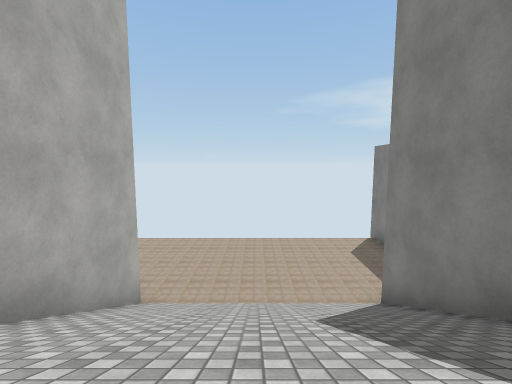
View 1 (above)

17 first-person views from a walk through a Unity game level. The camera is 1.3 m above the floor, tilts 6° down and sees 90° across. Doors are open. The floor is counted in squares, 2 m on a side. Each view is taken from the middle of a square. On the plan, view 1 faces up. The plan holds only what a view shows up to about 9 squares ahead; the rest is blank. The place goes on beyond the plan. The player character is not drawn. Some surface patterns are stand-ins.

View 2
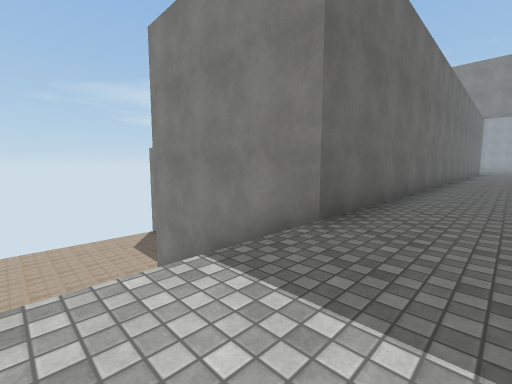

View 3
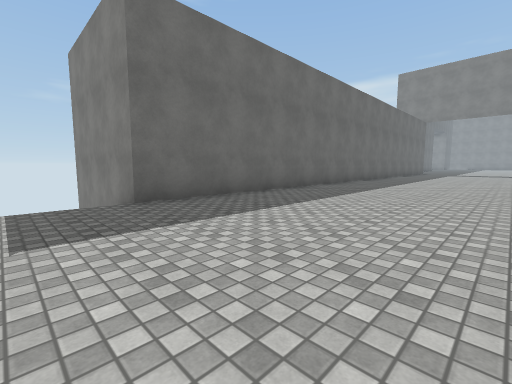

View 4
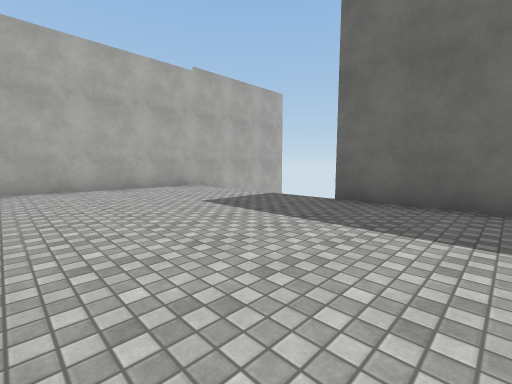

View 5
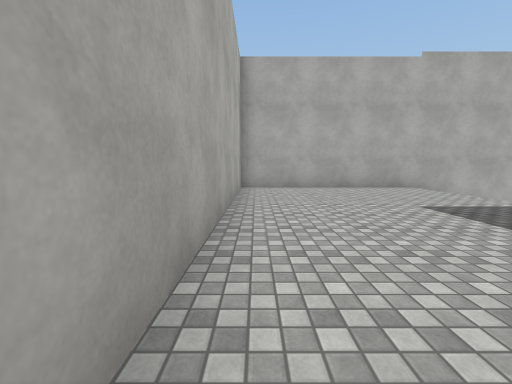

View 6
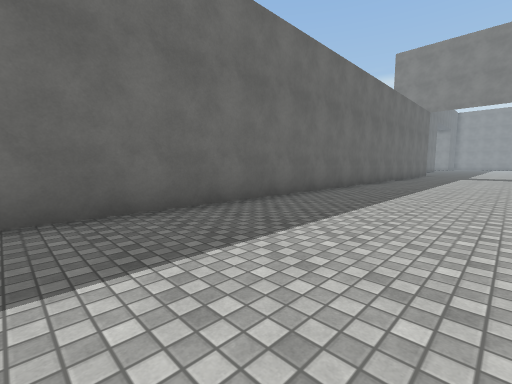

View 7
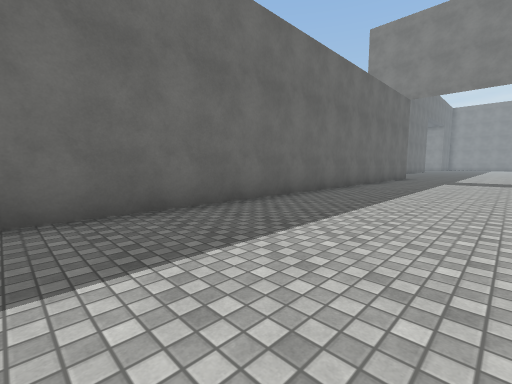

View 8
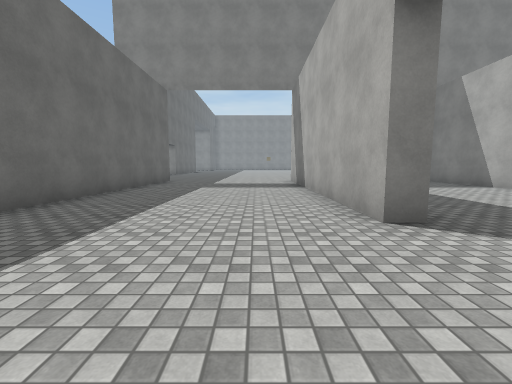

View 9
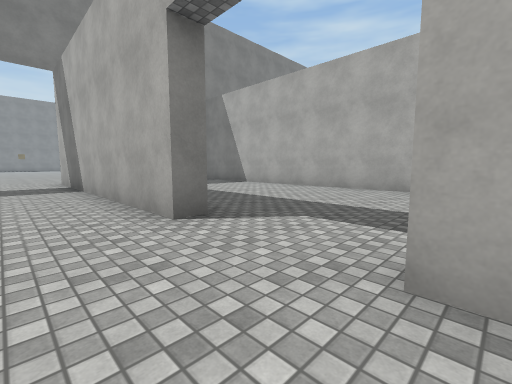

View 10
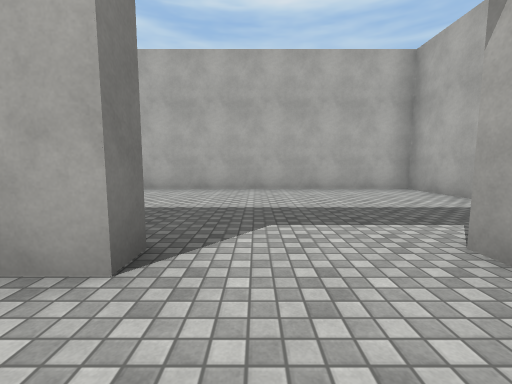

View 11
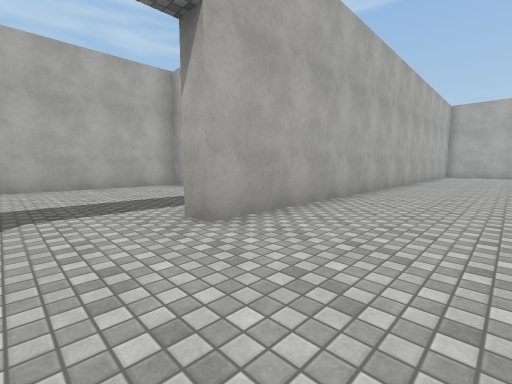

View 12
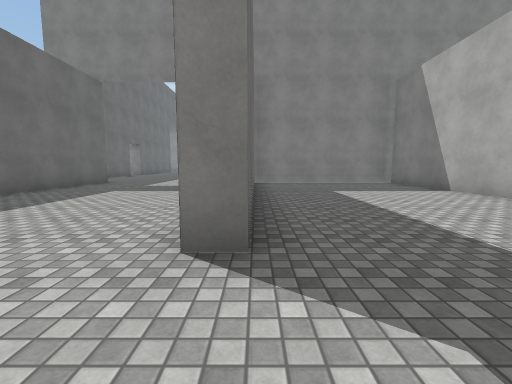

View 13
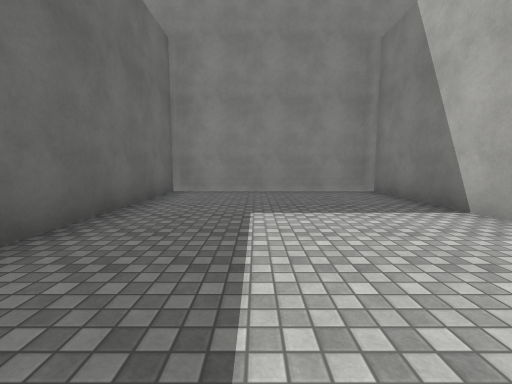

View 14
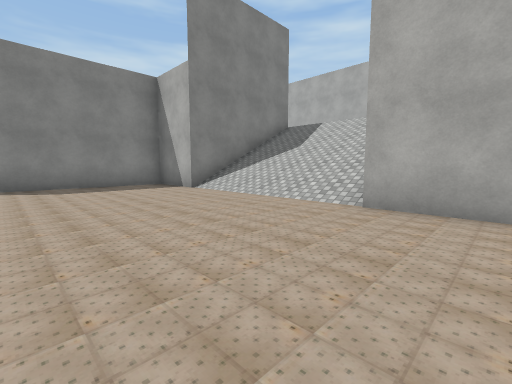

View 15
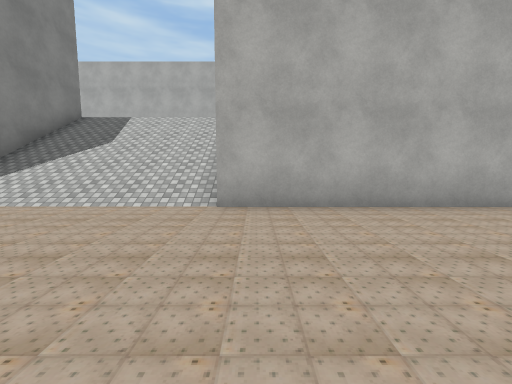

View 16
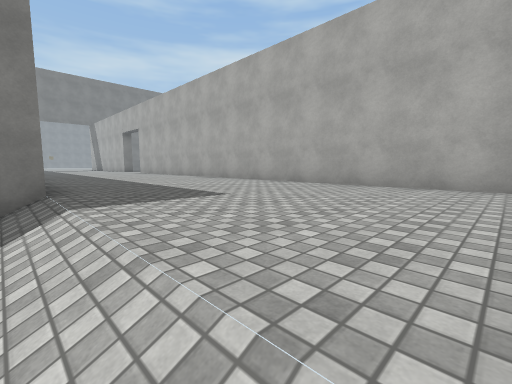

View 17
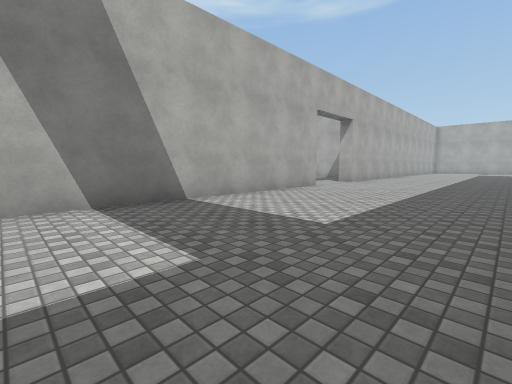

### Floor plan
Key: @ floor where view 1 was taken; # wall or solid block; . main floor; - floor 4.25 m lower than the main floor; / step, stairs or slope; D open door.
Columns run from 5 left of view 1 to 22 right of it. Each row starts with its distance up from view 1.
  9  ---------#
  8 ----------#
  7 ----------#
  6 ----------#
  5 ###/////###
  4   #/////#
  3   #/////#
  2   #/////#
  1   #/////####################
  0   #..@......................
 -1   #.........................
 -2   #.........................
 -3   #.........................
 -4   #.........................
 -5   ################.D########
 -6                 ............
 -7                .............
 -8                .............
 -9                .............
-10                #############

Where each view was taken, in squares from view 1:
view 1: 0 up, 0 right, facing up
view 2: 1 down, 0 right, facing up-right
view 3: 4 down, 1 right, facing up-right
view 4: 4 down, 5 right, facing up-left
view 5: 4 down, 5 right, facing left
view 6: 3 down, 5 right, facing up-right
view 7: 3 down, 9 right, facing up-right
view 8: 3 down, 12 right, facing right
view 9: 3 down, 12 right, facing down-right
view 10: 3 down, 14 right, facing down
view 11: 2 down, 14 right, facing down-left
view 12: 5 down, 13 right, facing right
view 13: 7 down, 16 right, facing right
view 14: 9 up, 4 left, facing down-right
view 15: 9 up, 3 left, facing down
view 16: 1 up, 2 left, facing down-right
view 17: 0 up, 22 right, facing down-left
